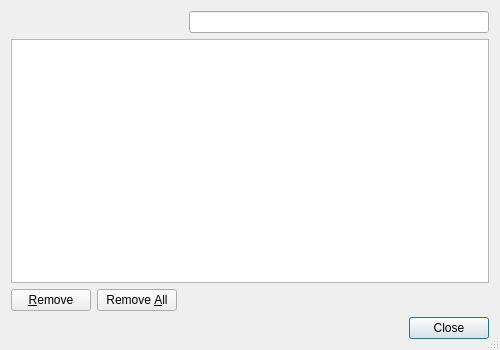
<?xml version="1.0" encoding="UTF-8"?>
<ui version="4.0">
 <class>ZoomValuesDialog</class>
 <widget class="QDialog" name="ZoomValuesDialog">
  <property name="geometry">
   <rect>
    <x>0</x>
    <y>0</y>
    <width>500</width>
    <height>350</height>
   </rect>
  </property>
  <property name="windowTitle">
   <string>Saved Zoom Values</string>
  </property>
  <property name="sizeGripEnabled">
   <bool>true</bool>
  </property>
  <layout class="QVBoxLayout" name="verticalLayout">
   <item>
    <layout class="QHBoxLayout" name="horizontalLayout_2">
     <item>
      <spacer name="horizontalSpacer">
       <property name="orientation">
        <enum>Qt::Horizontal</enum>
       </property>
       <property name="sizeHint" stdset="0">
        <size>
         <width>40</width>
         <height>20</height>
        </size>
       </property>
      </spacer>
     </item>
     <item>
      <layout class="QHBoxLayout" name="horizontalLayout">
       <property name="spacing">
        <number>0</number>
       </property>
       <item>
        <widget class="E5ClearableLineEdit" name="searchEdit">
         <property name="sizePolicy">
          <sizepolicy hsizetype="Expanding" vsizetype="Fixed">
           <horstretch>0</horstretch>
           <verstretch>0</verstretch>
          </sizepolicy>
         </property>
         <property name="minimumSize">
          <size>
           <width>300</width>
           <height>0</height>
          </size>
         </property>
         <property name="toolTip">
          <string>Enter search term</string>
         </property>
        </widget>
       </item>
      </layout>
     </item>
    </layout>
   </item>
   <item>
    <widget class="E5TableView" name="zoomValuesTable">
     <property name="alternatingRowColors">
      <bool>true</bool>
     </property>
     <property name="selectionBehavior">
      <enum>QAbstractItemView::SelectRows</enum>
     </property>
     <property name="textElideMode">
      <enum>Qt::ElideMiddle</enum>
     </property>
     <property name="showGrid">
      <bool>false</bool>
     </property>
     <property name="sortingEnabled">
      <bool>true</bool>
     </property>
    </widget>
   </item>
   <item>
    <layout class="QHBoxLayout" name="horizontalLayout_3">
     <item>
      <widget class="QPushButton" name="removeButton">
       <property name="toolTip">
        <string>Press to remove the selected entries</string>
       </property>
       <property name="text">
        <string>&amp;Remove</string>
       </property>
       <property name="autoDefault">
        <bool>false</bool>
       </property>
      </widget>
     </item>
     <item>
      <widget class="QPushButton" name="removeAllButton">
       <property name="toolTip">
        <string>Press to remove all entries</string>
       </property>
       <property name="text">
        <string>Remove &amp;All</string>
       </property>
       <property name="autoDefault">
        <bool>false</bool>
       </property>
      </widget>
     </item>
     <item>
      <spacer name="horizontalSpacer_2">
       <property name="orientation">
        <enum>Qt::Horizontal</enum>
       </property>
       <property name="sizeHint" stdset="0">
        <size>
         <width>208</width>
         <height>20</height>
        </size>
       </property>
      </spacer>
     </item>
    </layout>
   </item>
   <item>
    <widget class="QDialogButtonBox" name="buttonBox">
     <property name="orientation">
      <enum>Qt::Horizontal</enum>
     </property>
     <property name="standardButtons">
      <set>QDialogButtonBox::Close</set>
     </property>
    </widget>
   </item>
  </layout>
 </widget>
 <customwidgets>
  <customwidget>
   <class>E5ClearableLineEdit</class>
   <extends>QLineEdit</extends>
   <header>E5Gui/E5LineEdit.h</header>
  </customwidget>
  <customwidget>
   <class>E5TableView</class>
   <extends>QTableView</extends>
   <header>E5Gui/E5TableView.h</header>
  </customwidget>
 </customwidgets>
 <tabstops>
  <tabstop>searchEdit</tabstop>
  <tabstop>zoomValuesTable</tabstop>
  <tabstop>removeButton</tabstop>
  <tabstop>removeAllButton</tabstop>
  <tabstop>buttonBox</tabstop>
 </tabstops>
 <resources/>
 <connections>
  <connection>
   <sender>buttonBox</sender>
   <signal>accepted()</signal>
   <receiver>ZoomValuesDialog</receiver>
   <slot>accept()</slot>
   <hints>
    <hint type="sourcelabel">
     <x>237</x>
     <y>340</y>
    </hint>
    <hint type="destinationlabel">
     <x>157</x>
     <y>274</y>
    </hint>
   </hints>
  </connection>
  <connection>
   <sender>buttonBox</sender>
   <signal>rejected()</signal>
   <receiver>ZoomValuesDialog</receiver>
   <slot>reject()</slot>
   <hints>
    <hint type="sourcelabel">
     <x>325</x>
     <y>340</y>
    </hint>
    <hint type="destinationlabel">
     <x>286</x>
     <y>274</y>
    </hint>
   </hints>
  </connection>
 </connections>
</ui>
